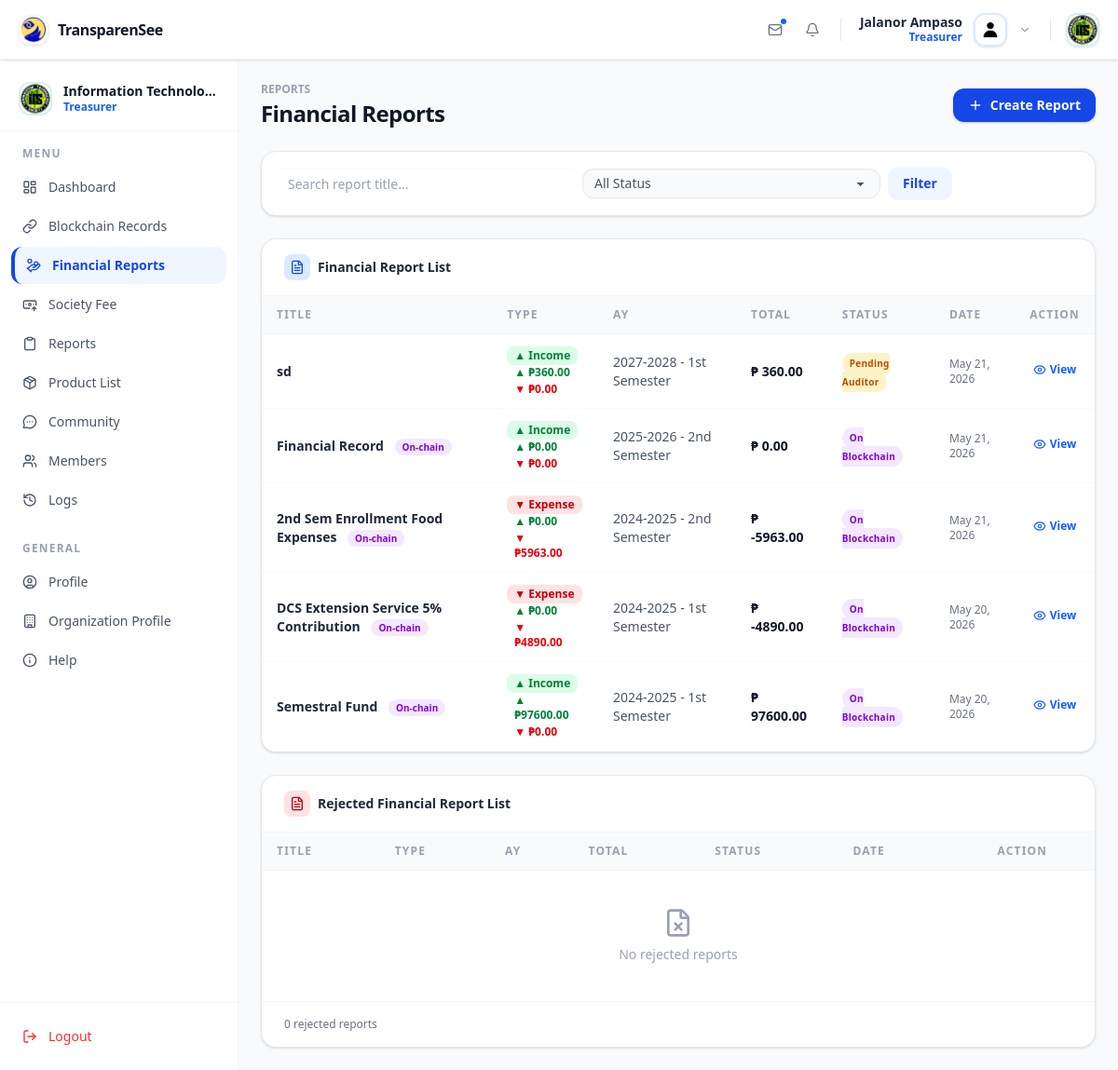
The app's page /reports/ (signed in), older data.
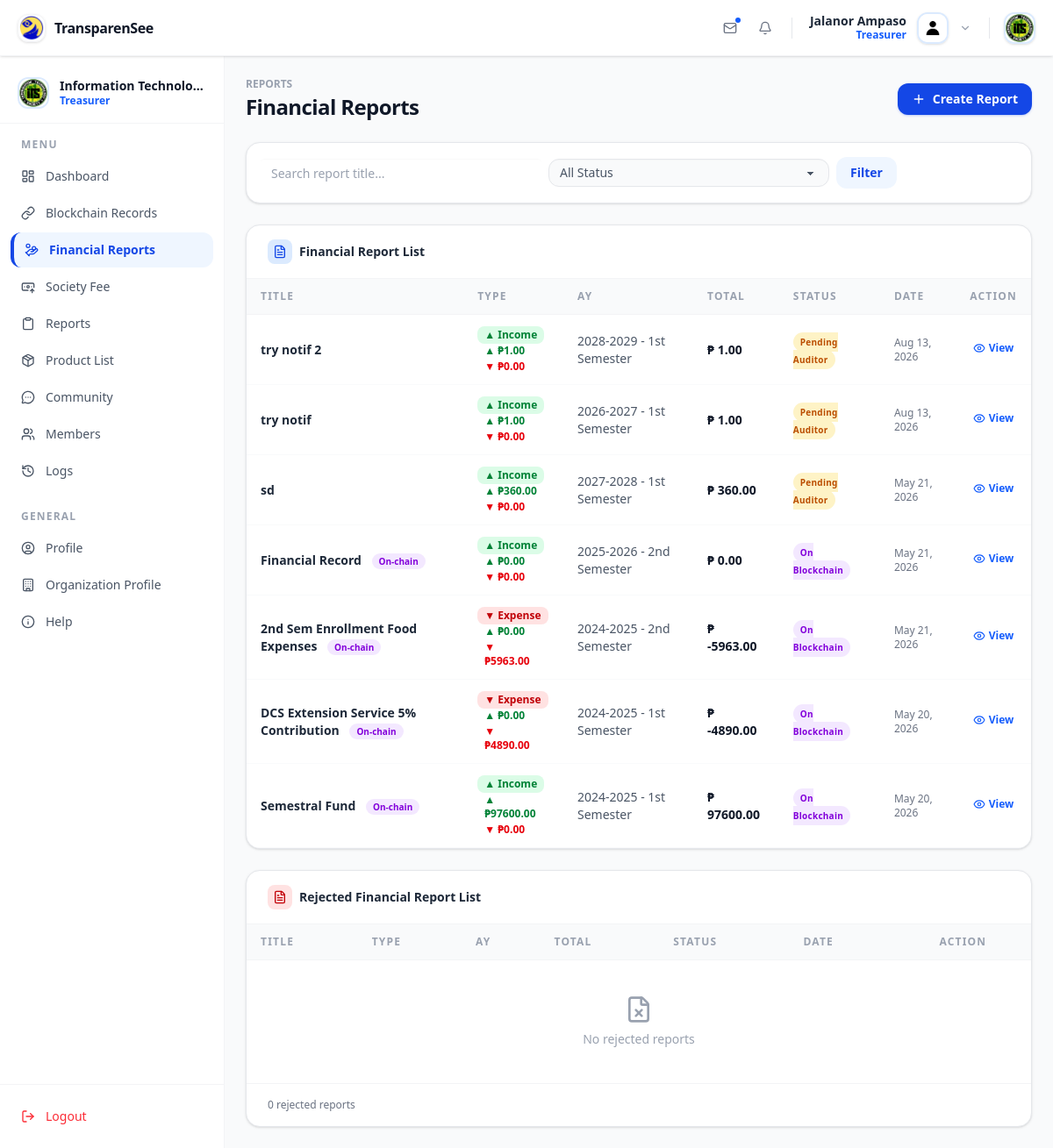
The same page, newer data.
### app/models.py (models this page shows, shortened)
class FinancialReport(models.Model):
    STATUS_CHOICES = [
        ('draft', 'Draft'),
        ('pending_auditor', 'Pending Auditor'),
        ('pending_president', 'Pending President'),
        ('pending_adviser', 'Pending Adviser'),
        ('pending_co_adviser', 'Pending Co-Adviser'),
        ('approved', 'Approved'),
        ('rejected', 'Rejected'),
        ('on_blockchain', 'On Blockchain'),
    ]
    organization = models.ForeignKey(
        Organization,
        on_delete=models.CASCADE,
        related_name='financial_reports'
    )
    created_by = models.ForeignKey(
        User,
        on_delete=models.SET_NULL,
        null=True,
        related_name='created_reports'
    )
    academic_year = models.ForeignKey(
        AcademicYear,
        on_delete=models.SET_NULL,
        null=True,
        related_name='financial_reports'
    )
    title = models.CharField(max_length=200)
    status = models.CharField(max_length=30, choices=STATUS_CHOICES, default='draft')
    auditor_approved_by = models.ForeignKey(
        User, on_delete=models.SET_NULL, null=True, blank=True,
        related_name='auditor_approved_reports'
    )
    auditor_approved_at = models.DateTimeField(null=True, blank=True)
    auditor_remarks = models.TextField(blank=True, null=True)
    president_approved_by = models.ForeignKey(
        User, on_delete=models.SET_NULL, null=True, blank=True,
        related_name='president_approved_reports'
    )
    president_approved_at = models.DateTimeField(null=True, blank=True)
    president_remarks = models.TextField(blank=True, null=True)
    co_adviser_approved_by = models.ForeignKey(
        User, on_delete=models.SET_NULL, null=True, blank=True,
        related_name='co_adviser_approved_reports'
    )
    co_adviser_approved_at = models.DateTimeField(null=True, blank=True)
    co_adviser_remarks = models.TextField(blank=True, null=True)
    adviser_approved_by = models.ForeignKey(
        User, on_delete=models.SET_NULL, null=True, blank=True,
        related_name='adviser_approved_reports'
    )
    adviser_approved_at = models.DateTimeField(null=True, blank=True)
    adviser_remarks = models.TextField(blank=True, null=True)
    blockchain_hash = models.CharField(max_length=255, blank=True, null=True)
    blockchain_recorded_at = models.DateTimeField(null=True, blank=True)
    created_at = models.DateTimeField(auto_now_add=True)
    updated_at = models.DateTimeField(auto_now=True)
    class Meta:
        ordering = ['-created_at']

class AcademicYear(models.Model):
    SEMESTER_CHOICES = [
        ('1stSem', '1st Semester'),
        ('2ndSem', '2nd Semester'),
    ]
    academic_year = models.CharField(max_length=20)
    semester = models.CharField(max_length=10, choices=SEMESTER_CHOICES)
    class Meta:
        unique_together = ['academic_year', 'semester']
        ordering = ['-academic_year', 'semester']
    def __str__(self):
        return f'{self.academic_year} - {self.get_semester_display()}'

### app/views/organization_officers/officers.py (the view)
# urls.py: path('reports/', ReportListView.as_view(), name='reports'),
class ReportListView(RoleRequireMixin, ListView):
    role_required = ['treasurer', 'auditor', 'vice_president', 'president', 'adviser', 'co_adviser', 'head', 'campus_admin']
    model = FinancialReport
    template_name = 'app/officer/treasurer/report_list.html'
    paginate_by = 10
    role_templates = {
        "treasurer": "app/officer/treasurer/sidebar.html",
        "auditor": "app/officer/auditor/sidebar.html",
        "president": "app/officer/president/sidebar.html",
        "vice_president": "app/officer/president/sidebar.html",
        "adviser": "app/adviser/sidebar.html",
        "co_adviser": "app/adviser/sidebar.html",
        "head": "app/heads/sidebar.html",
        "campus_admin": "app/campus_admin/sidebar.html",
    }
    def get_report_annotations(self):
        total_income = Coalesce(
            Sum('entries__amount', filter=Q(entries__entry_type='income')),
            Decimal('0'),
            output_field=DecimalField()
        )
        total_expense = Coalesce(
            Sum('entries__amount', filter=Q(entries__entry_type='expense')),
            Decimal('0'),
            output_field=DecimalField()
        )
        return {
            'total_income': total_income,
            'total_expense': total_expense,
            'income_count': Count('entries', filter=Q(entries__entry_type='income')),
            'expense_count': Count('entries', filter=Q(entries__entry_type='expense')),
            'net_amount': ExpressionWrapper(
                total_income - total_expense,
                output_field=DecimalField()
            ),
        }
    def get_organization(self, user):
        if hasattr(user, 'officer'):
            return user.officer.organization
        elif hasattr(user, 'adviser'):
            return user.adviser.organization
        elif hasattr(user, 'co_adviser'):
            return user.co_adviser.organization
        return None
    def get_queryset(self):
        user = self.request.user
        qs = super().get_queryset().select_related(
            'organization', 'created_by', 'academic_year'
        ).prefetch_related('entries')
        org = self.get_organization(user)
        if org:
            qs = qs.filter(organization=org)
        search = self.request.GET.get('search', '').strip()
        if search:
            qs = qs.filter(title__icontains=search)
        status = self.request.GET.get('status', '').strip()
        if status:
            qs = qs.filter(status=status)
        return qs.annotate(**self.get_report_annotations()).order_by('-created_at')
    def get_context_data(self, **kwargs):
        context = super().get_context_data(**kwargs)
        user = self.request.user
        org = self.get_organization(user)
        context['base_template'] = self.role_templates.get(user.role, 'app/base.html')
        context['reports'] = context['object_list']
        context['status_choices'] = FinancialReport.STATUS_CHOICES
        context['rejected_reports'] = FinancialReport.objects.filter(
            organization=org, status='rejected'
        ).annotate(**self.get_report_annotations())
        return context

### app/context_processors.py (called while the page is built)
def notifications(request):
    if request.user.is_authenticated:
        notifications = Notification.objects.filter(
            recipient=request.user
        ).order_by("-created_at")[:5]
        unread_count = Notification.objects.filter(
            recipient=request.user,
            is_read=False
        ).count()
        return {
            "notifications": notifications,
            "unread_count": unread_count,
        }
    return {
        "notifications": [],
        "unread_count": 0,
    }

### app/views/mixins.py (called while the page is built)
    def dispatch(self, request, *args, **kwargs):
        if not request.user.is_authenticated:
            return self.handle_no_permission()
        required_roles = self.role_required
        if isinstance(required_roles, str):
            required_roles = [required_roles]
        if required_roles and request.user.role not in required_roles:
            raise PermissionDenied
        return super().dispatch(request, *args, **kwargs)

### app/templates/app/officer/treasurer/report_list.html (shortened to what the changed rows need)
{% extends base_template %}
{% load static %}
{% block con %}
<div class="px-6 py-6 flex flex-col gap-6 bg-gray-50 ">
  <div class="flex items-center justify-between">
    <div>
      <h1 class="text-2xl font-extrabold text-gray-900 tracking-tight">Financial Reports</h1>
    </div>
  </div>
  <div class="bg-white rounded-2xl border border-gray-200 shadow-sm overflow-hidden">
    <div class="overflow-x-auto">
      <table class="w-full text-sm">
        <thead class="bg-gray-50 border-b border-gray-100">
          <tr>
            <th class="px-4 py-3 text-left text-xs font-bold tracking-widest text-gray-400 uppercase">Title</th>
            <th class="px-4 py-3 text-left text-xs font-bold tracking-widest text-gray-400 uppercase">Type</th>
            <th class="px-4 py-3 text-left text-xs font-bold tracking-widest text-gray-400 uppercase">AY</th>
            <th class="px-4 py-3 text-left text-xs font-bold tracking-widest text-gray-400 uppercase">Total</th>
            <th class="px-4 py-3 text-left text-xs font-bold tracking-widest text-gray-400 uppercase">Status</th>
            <th class="px-4 py-3 text-left text-xs font-bold tracking-widest text-gray-400 uppercase">Date</th>
            <th class="px-4 py-3 text-center text-xs font-bold tracking-widest text-gray-400 uppercase">Action</th>
          </tr>
        </thead>
        <tbody>
          {% for report in reports %}
          <tr class="border-b border-gray-50 hover:bg-gray-50 transition-colors">
            <td class="px-4 py-3 font-semibold text-gray-800">
              {{ report.title }}
              {% if report.blockchain_hash %}
                <span class="ml-2 text-[10px] px-2 py-0.5 rounded-full bg-purple-100 text-purple-700 font-bold">On-chain</span>
              {% endif %}
            </td>
            <td class="px-4 py-3">
              {% if report.income_count %}
                <span class="inline-flex items-center gap-1 px-2 py-0.5 rounded-lg text-xs font-bold bg-green-100 text-green-700">▲ Income</span>
              {% endif %}
              {% if report.expense_count %}
                <span class="inline-flex items-center gap-1 px-2 py-0.5 rounded-lg text-xs font-bold bg-red-100 text-red-700">▼ Expense</span>
              {% endif %}
              <div class="flex px-2 flex-col gap-0.5">
                <span class="text-xs font-semibold text-green-700">▲ ₱{{ report.total_income|floatformat:2|default:"0.00" }}</span>
                <span class="text-xs font-semibold text-red-600">▼ ₱{{ report.total_expense|floatformat:2|default:"0.00" }}</span>
              </div>
            </td>
            <td class="px-4 py-3 text-gray-600">{{ report.academic_year }}</td>
            <td class="px-4 py-3 font-semibold text-gray-900">₱ {{ report.net_amount|floatformat:2 }}</td>
            <td class="px-4 py-3">
              <span class="px-2 py-1 text-[10px] font-bold rounded-full tracking-wide
                {% if report.status == 'approved' %}bg-green-100 text-green-700
                {% elif report.status == 'rejected' %}bg-red-100 text-red-700
                {% elif 'pending' in report.status %}bg-amber-100 text-amber-700
                {% elif report.status == 'on_blockchain' %}bg-purple-100 text-purple-700
                {% else %}bg-gray-100 text-gray-600{% endif %}">
                {{ report.get_status_display }}
              </span>
            </td>
            <td class="px-4 py-3 text-gray-500 text-xs">{{ report.created_at|date:"M d, Y" }}</td>
            <td class="px-4 py-3 text-center">
              <div class="inline-flex items-center gap-3">
                <a href="{% url 'report_detail' report.pk %}"
                  class="inline-flex items-center gap-1 text-blue-600 hover:text-blue-800 text-xs font-semibold">
                  <i data-lucide="eye" class="w-3.5 h-3.5"></i> View
                </a>
              </div>
            </td>
          </tr>
          {% endfor %}
        </tbody>
      </table>
    </div>
  </div>
  <div class="bg-white rounded-2xl border border-gray-200 shadow-sm overflow-hidden">
    <div class="overflow-x-auto">
      <table class="w-full text-sm">
        <thead class="bg-gray-50 border-b border-gray-100">
          <tr>
            <th class="px-4 py-3 text-left text-xs font-bold tracking-widest text-gray-400 uppercase">Title</th>
            <th class="px-4 py-3 text-left text-xs font-bold tracking-widest text-gray-400 uppercase">Type</th>
            <th class="px-4 py-3 text-left text-xs font-bold tracking-widest text-gray-400 uppercase">AY</th>
            <th class="px-4 py-3 text-left text-xs font-bold tracking-widest text-gray-400 uppercase">Total</th>
            <th class="px-4 py-3 text-left text-xs font-bold tracking-widest text-gray-400 uppercase">Status</th>
            <th class="px-4 py-3 text-left text-xs font-bold tracking-widest text-gray-400 uppercase">Date</th>
            <th class="px-4 py-3 text-center text-xs font-bold tracking-widest text-gray-400 uppercase">Action</th>
          </tr>
        </thead>
      </table>
    </div>
  </div>
</div>
{% endblock con %}

Row changes from the older to the newer data that the page shows:
added FinancialReport: title "try notif 2", shows "▲ Income", total_income "1.00", total_expense "0.00", academic_year "2028-2029 - 1st Semester", net_amount "1.00", status "Pending Auditor", created_at "Aug 13, 2026"
added FinancialReport: title "try notif", shows "▲ Income", total_income "1.00", total_expense "0.00", academic_year "2026-2027 - 1st Semester", net_amount "1.00", status "Pending Auditor", created_at "Aug 13, 2026"
